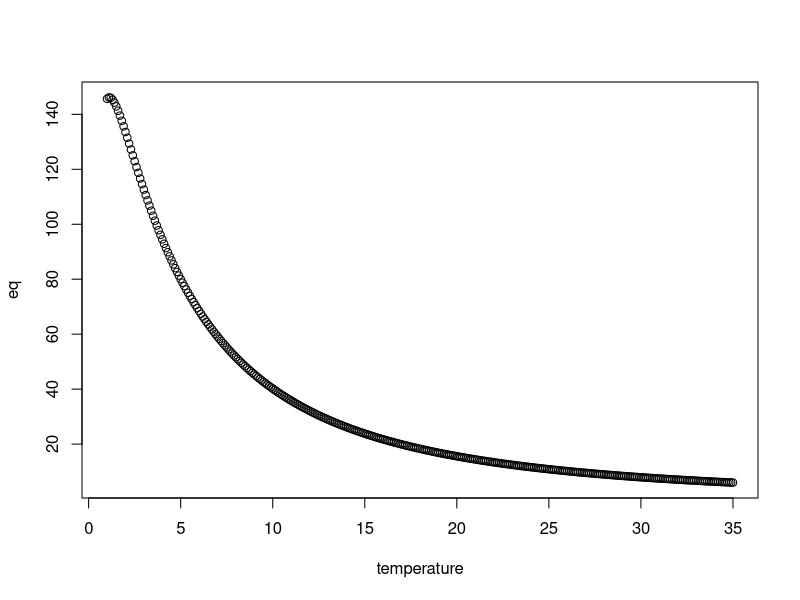

Source code (R):
#Plotting the curve

temperature <- seq(1, 35, by=0.1)


eq <- exp(3.17) * (temperature/15)^(-1.4 -0.27*log(temperature/15))
plot(temperature, eq)

#Intital SST range from 4-12
#Mean temp at bottom range from 3-12 but generally much colder

#SST predicted to increased by 0.5 - 2.0 degrees


#Largest contraction would be at coldest temperature (4 degrees) and warmest shift (+2 degrees)
temperature_current_large <- 4
CurrentPLD <- exp(3.17) * (temperature_current_large/15)^(-1.4 -0.27*log(temperature_current_large/15))

temperature_future_large <- 6
FuturePLD <- exp(3.17) * (temperature_future_large/15)^(-1.4 -0.27*log(temperature_future_large/15)) #At temperatureerature 7

CurrentPLD - FuturePLD #26 day contraction

#Smallest contraction would be at warmest temperature (12 degrees) and coldest shift (+0.5 degrees)

temperature_current_small <- 12
CurrentPLD <- exp(3.17) * (temperature_current_small/15)^(-1.4 -0.27*log(temperature_current_small/15))

temperature_future_small <- 12.7
FuturePLD <- exp(3.17) * (temperature_future_small/15)^(-1.4 -0.27*log(temperature_future_small/15)) #At temperatureerature 7

CurrentPLD - FuturePLD #2 day contraction